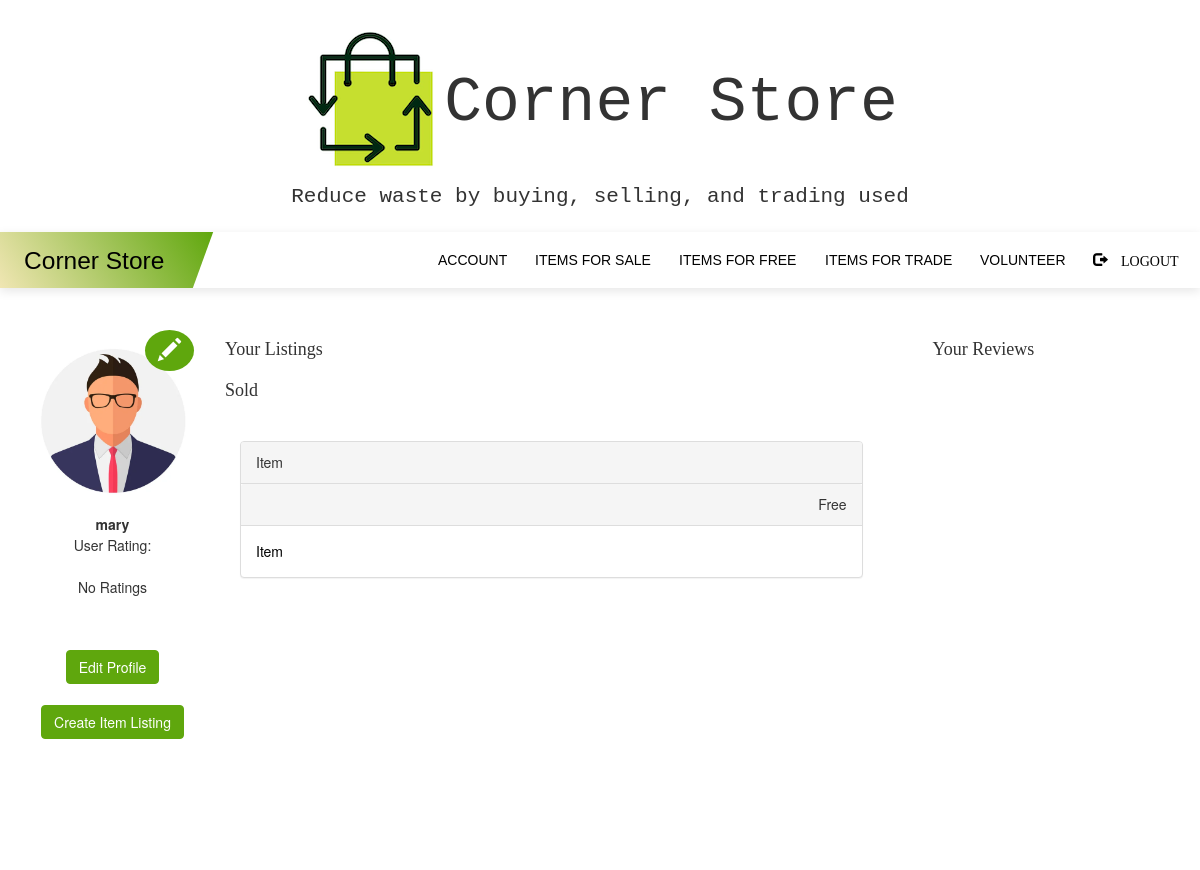
/profile (signed in), run on an earlier commit of the app's database.
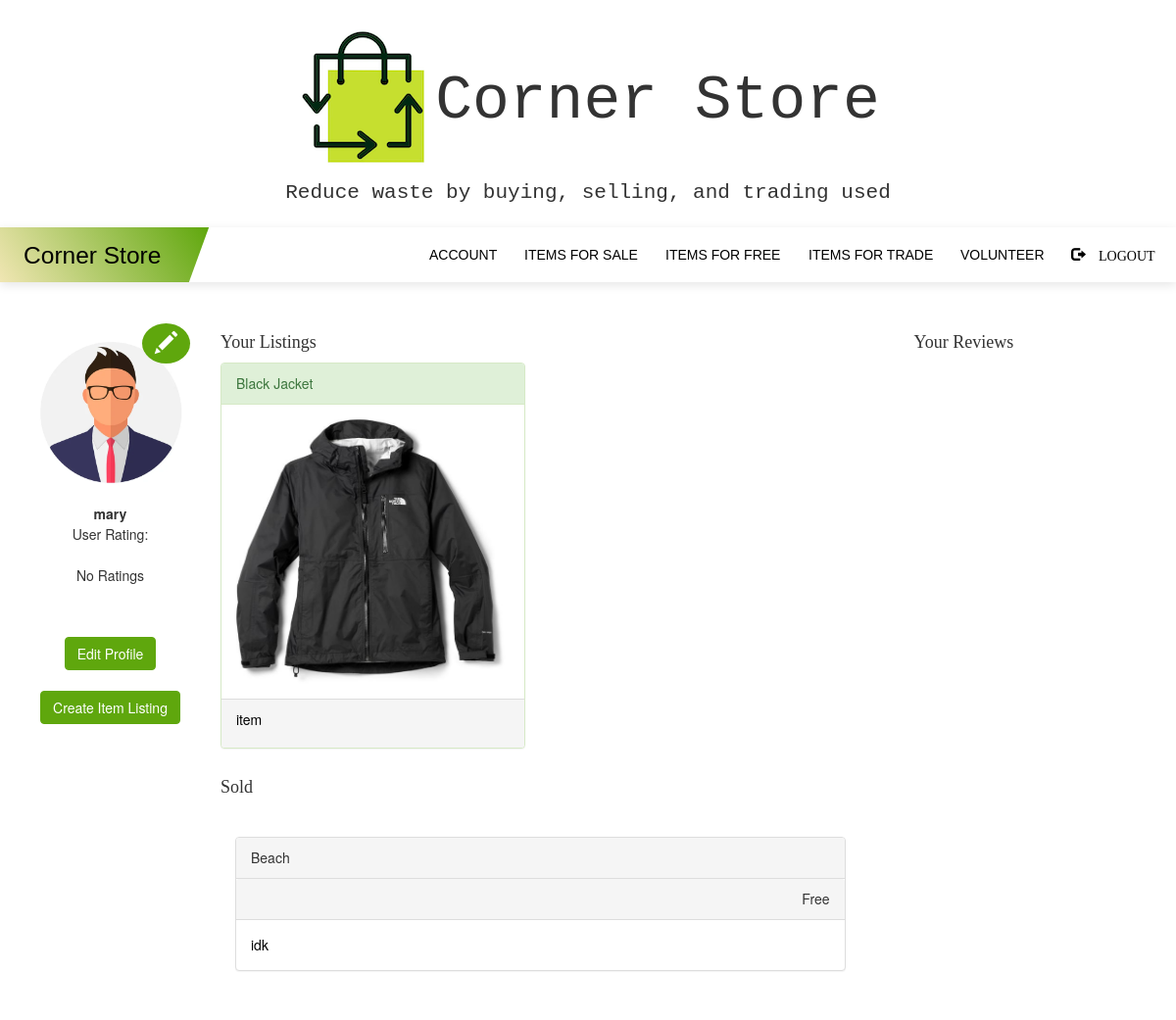
And on a later commit of the database.
### myapp/models.py (models this page shows, shortened)
class User(UserMixin, db.Model):
    __tablename__ = 'users'
    id = db.Column(db.Integer, primary_key=True)
    username = db.Column(db.String(64), unique=True, index=True)
    email = db.Column(db.String(128), unique=True)
    password = db.Column(db.String(128))
    image_file = db.Column(db.String(20),nullable=False,default='person.jpeg')
    admin = db.Column(db.String(10))
    agency = db.Column(db.String(10))
    verified = db.Column(db.String(10))
    profile = db.relationship('Profile', backref='users', lazy='dynamic')
    listings = db.relationship('Listing', backref='users', lazy='dynamic')
    volunteer = db.relationship('Volunteer', backref='users', lazy='dynamic')
    bevolunteer = db.relationship('BeVolunteer', backref='users', lazy='dynamic')
    report = db.relationship('Report', backref='users', lazy='dynamic')
    review = db.relationship('Review', backref='users', lazy='dynamic')
    rating = db.relationship('Rating', backref='users', lazy='dynamic')

class Listing(db.Model):
    id = db.Column(db.Integer, primary_key=True)
    image_file = db.Column(db.String(20),nullable=False,default='default.jpg')
    name = db.Column(db.String(64))
    description = db.Column(db.String(512))
    location = db.Column(db.Integer)
    agency = db.Column(db.String(128))
    warehouse = db.Column(db.Boolean, default=False)
    free = db.Column(db.Boolean, default=False)
    price = db.Column(db.Float, default=0.00)
    trade = db.Column(db.Boolean, default=False)
    user_id = db.Column(db.Integer, db.ForeignKey('users.id'))
    status = db.Column(db.String, default='For Sale')

### myapp/routes.py (the view)
@myapp_obj.route("/profile")
@login_required
def profile():
    username = current_user.username
    user_id = current_user.id
    agency = current_user.agency
    admin = current_user.admin
    if agency == 'True':
        return redirect('/agencyprofile')
    if admin == 'True':
        return redirect('/adminprofile')
    a = Review.query.filter(Review.user_id==current_user.id).all()
    rating = Rating.query.filter(Rating.user_id==current_user.id).first()
    listings = Listing.query.filter(Listing.user_id==current_user.id)
    count = Listing.query.filter(Listing.user_id==user_id).count()
    sold = Listing.query.filter(Listing.user_id==user_id and Listing.status=='Sold').count()
    return render_template('profile.html', username = username, agency=agency, listings=listings, count=count, sold=sold, user=current_user, a=a, rating=rating)

### myapp/models.py (called while the page is built)
@login.user_loader
def load_user(id):
    return User.query.get(int(id))

### myapp/templates/profile.html (shortened to what this page needs)
{% extends "base.html" %}
{% block content %}
<br><br>
<div class="container rounded bg-white mt-2 mb-2">
    <div class="row">
        <div class="col-md-2 border-right">
            <div class="d-flex flex-column align-items-center text-center p-3 py-5">
                <img class="rounded-circle mt-5" width="150px" src="/static/profile_pics/{{ user.image_file}}">
                <div class='edit-button' style='position: absolute;
                top: 0px;
                left: 130px;
                font-size: 30px;
                 color: lightblue;
                 border-radius: 50%;
                 background-color:#5fa70d'>
                <a href='/editpic'><button type="button" class="btn btn-link"><span ><span class="glyphicon glyphicon glyphicon-pencil" style="font-size: 23px; color:white"></span></span></button></a>
              </div>
                <br> <center><strong><span class="font-weight-bold"> {{ username }}</span></strong>
                <br><span> User Rating: <br><br></span></center>
                {% if rating.rating %}<span class="stars">{{rating.rating}}</span>
                {% else %}
                <p>No Ratings</p>
                {% endif %}
<br><br>
                <span><a href="/editprofile"> <button type="button" class="btn btn-primary">Edit Profile</button> </a></span><br><br>
                <span><a href="/createlisting"><button type="button" class="btn btn-primary">Create Item Listing</button></a></span>
            </div>
        </div>
        <div class="col-md-7 border-right">
            <div class="p-3 py-5">
                <h4 style='font-family: Monaco;'>Your Listings</h4>
                <div class="row mt-7">
                  {% if count > 0 %}
                    {% for i in listings %}
                    <div class="col-sm-6">
                        {% if i.status == 'For Sale' %}
                        <a href="/managelistings/{{i.id}}">
                          {% if i.price > 0.0 %}
                              <div class="panel panel-success">
                                  <div class="panel-heading">{{ i.name }}</div>
                                  <div class="panel-body" style="height:300px;overflow-y: scroll;"><img src="/static/listing_pics/{{i.image_file}}" class="img-responsive" style="width:100%" alt="Image"></div>
                                  <div class="panel-footer" style="height: 50px;overflow-y: scroll;">{{ i.description }}</div>
                            </div>
                        {% endif %}
                        </a>
                        {% endif %}
</div>
                    {% endfor %}
                    {% else %}
                    <div class='well'>
                    <p> None </p>
                  </div>
                    {% endif %}
                  </div>
                </div>
                    <h4 style='font-family: Monaco;'>Sold</h4>
                    <div class="row mt-2" style="padding:30px">
                    {% if sold > 0 %}
                    {% for i in listings %}
                        {% if i.status == 'Sold' %}
                        <a href="/managelistings/{{i.id}}">
                        <div class="panel panel-default">
                          <div class="panel-heading">
                            <div class="col">{{ i.name }}</div>
                        </div>
                        <div class="panel-heading">
                                <div class='col', style="text-align:right">
                            {% if i.price==0.00 %}
                                Free
                            {% else %}
                                {{i.price }}
                            {% endif %}
                        </div>
                    </div>
                          <div class="panel-body">
                            {{ i.description }} </div>
                        </div>
                    </a>
                        {% endif %}
                    {% endfor %}
                    {% else %}
                    <div class='well'>
                    <p> None </p>
                  </div>
                    {% endif %}
                </div>
        </div>
<div class="col-md-3 border-left" style="padding-left:40px">
  <h4 style='font-family: Monaco;'>Your Reviews</h4>
<div class="plzwork" style="overflow-y:auto; height:500px">
</div>
</div>
</div>
</div>
</div>
{% endblock %}

### myapp/templates/base.html (shortened to what this page needs)
<!DOCTYPE html>
<html lang="en">
<html xmlns="http://www.w3.org/1999/xhtml"
      xmlns:th="http://www.thymeleaf.org">
<head>
    <link rel="stylesheet" href="https://maxcdn.bootstrapcdn.com/bootstrap/3.4.1/css/bootstrap.min.css">
    <link rel= "stylesheet" type= "text/css" href= "{{ url_for('static',filename='nav.css') }}">
</head>
<body>
<div class="jumbotron">
    <div class="container text-center">
        <h1><img src="{{url_for('static', filename='recyclebag.png')}}" alt="recycle">Corner Store</h1>
        <p>Reduce waste by buying, selling, and trading used </p>
    </div>
</div>
<nav id="nav">
    <div class="nav left">
        <span class="gradient skew"><h1 class="logo un-skew"><a href="/">Corner Store</a></h1></span>
    </div>
    <div class="nav right">
        <a href="/profile" class="nav-link"><span class="nav-link-span"><span class="u-nav">Account</span></span></a>
        <a href="/listings" class="nav-link"><span class="nav-link-span"><span class="u-nav">Items for Sale</span></span></a>
        <a href="/freelistings" class="nav-link"><span class="nav-link-span"><span class="u-nav">Items for Free</span></span></a>
        <a href="/tradelistings" class="nav-link"><span class="nav-link-span"><span class="u-nav">Items for Trade</span></span></a>
        <a href="/vollisting" class="nav-link"><span class="nav-link-span"><span class="u-nav">Volunteer</span></span></a>
        <a href="/logout" class="nav-link"><span class="nav-link-span">
          <span class="glyphicon glyphicon-log-out"> Logout</span></span></a>
    </div>
</nav>
<div>
    {% block content %}
    {% endblock %}
</body>
</html>

### myapp/static/nav.css (style rules this page uses)
button { background: none; box-shadow: none; border: none; cursor: pointer; }
html { scroll-behavior: smooth; }
body { line-height: 1.5em; padding: 0; margin: 0; }
.skew { transform: skew(-20deg); }
.un-skew { transform: skew(20deg); }
#nav { background-color: #fff; box-shadow: 0px 3px 10px rgba(0, 0, 0, 0.1); display: flex; flex-direction: column; font-family: "Saira Semi Condensed", sans-serif; height: 4em; overflow: hidden; }
.nav { display: flex; height: 4em; line-height: 4em; flex-grow: 1; }
.nav-link, .logo { padding: 0 1em; }
span.gradient { background: #ffdcbc; background: -webkit-linear-gradient(45deg, #FEECC3, #5fa70d); background: linear-gradient(45deg, #FEECC3, #5fa70d); padding: 0 1em; position: relative; right: 1em; margin-right: auto; }
h1.logo { font-weight: 300; font-size: 1.75em; line-height: 0.75em; color: #fff; }
.nav-link { text-transform: uppercase; text-align: center; border-top: 0.5px solid #ddd; }
a:link, a:visited, a:active { text-decoration: none; color: black; }
.right { display: flex; flex-direction: column; height: 100%; }
.btn-primary { color: #fff; background-color: #5fa70d; border-color: #5fa70d; }
@media (min-width: 800px) { #nav { overflow: hidden; flex-direction: row; } }
@media (min-width: 800px) { .nav-link { border-top: none; } }
@media (min-width: 800px) { .right { overflow: hidden; flex-direction: row; justify-content: flex-end; position: relative; left: 1.5em; height: auto; } }
@media (min-width: 800px) { .nav-link-span { transform: skew(20deg); display: inline-block; } }
@media (min-width: 800px) { .nav-link { transform: skew(-20deg); color: #777; text-decoration: none; } }
@media (min-width: 800px) { .nav-link:last-child { padding-right: 3em; } }

### myapp/templates/base.html (style rules this page uses)
.jumbotron { margin-bottom: 0; font-family: "Monaco", "Courier New", monospace; background-color: white; padding: 10px; }
img { max-width: 100%; max-height: 100%; }

What changed in the data, as far as the page shows it:
no longer on one of the page's lists (row edited): Listing: name "Item", description "Item"
changed Listing: status "Sold" → "For Sale" (drawn); name (not shown) → "Black Jacket"; image_file: picture added; description (not shown) → "item"
added Listing: name "Beach", price "Free", description "idk"
